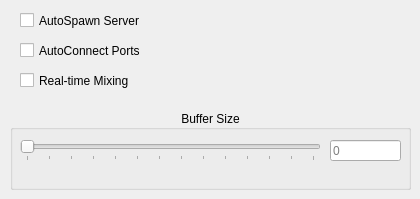
      <widget class="QWidget" name="page_7">
       <widget class="QCheckBox" name="jackAutospawnCheckBox">
        <property name="geometry">
         <rect>
          <x>20</x>
          <y>10</y>
          <width>141</width>
          <height>21</height>
         </rect>
        </property>
        <property name="text">
         <string>AutoSpawn Server</string>
        </property>
        <property name="tristate">
         <bool>true</bool>
        </property>
       </widget>
       <widget class="QGroupBox" name="groupBox_7">
        <property name="geometry">
         <rect>
          <x>10</x>
          <y>110</y>
          <width>401</width>
          <height>80</height>
         </rect>
        </property>
        <property name="toolTip">
         <string>The update buffer size, in samples, that the backend
will keep buffered to handle the server's real-time
processing requests. Must be a power of 2. Ignored
when Real-time Mixing is used.</string>
        </property>
        <property name="title">
         <string>Buffer Size</string>
        </property>
        <property name="alignment">
         <set>Qt::AlignCenter</set>
        </property>
        <widget class="QLineEdit" name="jackBufferSizeLine">
         <property name="geometry">
          <rect>
           <x>320</x>
           <y>30</y>
           <width>71</width>
           <height>21</height>
          </rect>
         </property>
         <property name="placeholderText">
          <string>0</string>
         </property>
        </widget>
        <widget class="QSlider" name="jackBufferSizeSlider">
         <property name="geometry">
          <rect>
           <x>10</x>
           <y>30</y>
           <width>301</width>
           <height>21</height>
          </rect>
         </property>
         <property name="maximum">
          <number>13</number>
         </property>
         <property name="singleStep">
          <number>1</number>
         </property>
         <property name="pageStep">
          <number>4</number>
         </property>
         <property name="orientation">
          <enum>Qt::Horizontal</enum>
         </property>
         <property name="tickPosition">
          <enum>QSlider::TicksBelow</enum>
         </property>
         <property name="tickInterval">
          <number>1</number>
         </property>
        </widget>
       </widget>
       <widget class="QCheckBox" name="jackConnectPortsCheckBox">
        <property name="geometry">
         <rect>
          <x>20</x>
          <y>40</y>
          <width>141</width>
          <height>21</height>
         </rect>
        </property>
        <property name="text">
         <string>AutoConnect Ports</string>
        </property>
        <property name="tristate">
         <bool>true</bool>
        </property>
       </widget>
       <widget class="QCheckBox" name="jackRtMixCheckBox">
        <property name="geometry">
         <rect>
          <x>20</x>
          <y>70</y>
          <width>141</width>
          <height>21</height>
         </rect>
        </property>
        <property name="toolTip">
         <string>Renders samples directly in the real-time
processing callback. This allows for lower
latency and less overall CPU utilization, but
can increase the risk of underruns when
increasing the amount of processing the
mixer needs to do.</string>
        </property>
        <property name="text">
         <string>Real-time Mixing</string>
        </property>
        <property name="tristate">
         <bool>true</bool>
        </property>
       </widget>
      </widget>
